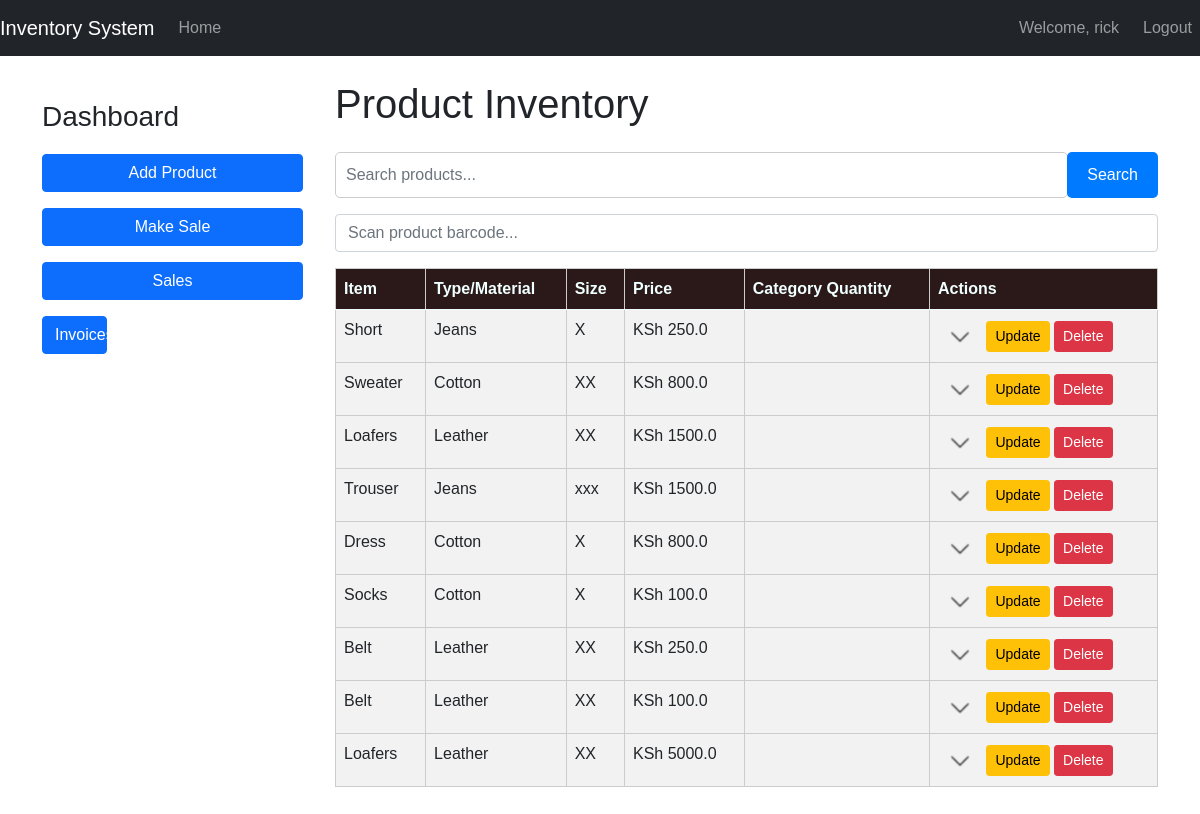
The app's page /index (signed in) with its own data.
### STORE/models.py (models this page shows, shortened)
class User(UserMixin, db.Model):
    id = db.Column(db.Integer, primary_key=True)
    username = db.Column(db.String(64), index=True, unique=True, nullable=False)
    email = db.Column(db.String(120), index=True, unique=True, nullable=False)
    password_hash = db.Column(db.String(128), nullable=False)

class Product(db.Model):
    code = db.Column(db.String(20), primary_key=True, unique=True, nullable=False, index=True)  # Index added to code column
    item = db.Column(db.String(100), nullable=False)
    type_material = db.Column(db.String(100), nullable=False)
    size = db.Column(db.String(20), nullable=False)
    color = db.Column(db.String(50), nullable=False)
    description = db.Column(db.Text, nullable=False)
    price = db.Column(db.Float, nullable=False)
    quantity = db.Column(db.Integer, nullable=False, default=1)  # Default quantity set to 1
    sales = relationship('Sale', backref='product', lazy=True)  # Relationship with Sale model

### STORE/routes.py (the view)
@app.route('/index')
@login_required
def index():
    all_products = Product.query.all()
    sold_product_codes = [sale.product_code for sale in Sale.query.all()]
    unsold_products = [product for product in all_products if product.code not in sold_product_codes]
    return render_template('index.html', products=unsold_products)

### STORE/__init__.py (called while the page is built)
@login_manager.user_loader
def load_user(user_id):
    return User.query.get(int(user_id))

### STORE/templates/index.html (shortened to what this page needs)
{% extends "base.html" %}
{% block content %}
<link rel="stylesheet" type="text/css" href="{{ url_for('static', filename='css/custom_index.css') }}">
<div class="row">
    <div class="col-md-3">
        <h3>Dashboard</h3>
        <a href="{{ url_for('add_product') }}" class="btn btn-primary mb-3">Add Product</a>
        <form action="{{ url_for('make_sale') }}" method="get">
            <button type="submit" class="btn btn-primary mb-3">Make Sale</button>
        </form>
        <form action="{{ url_for('sales') }}" method="post">
            <button type="submit" class="btn btn-primary mb-3">Sales</button>
        </form>
        <div class="col-md-3">
            <a href="{{ url_for('invoices') }}" class="btn btn-primary mb-3">Invoices</a>
        </div>
    </div>
    <div class="col-md-9">
        <h1 class="mb-4">Product Inventory</h1>
        <div class="input-group mb-3">
            <input type="text" id="searchInput" class="form-control" placeholder="Search products...">
            <button class="btn btn-primary" type="button" id="searchButton">Search</button>
        </div>
        <div class="input-group mb-3">
            <input type="text" id="barcodeInput" class="form-control" placeholder="Scan product barcode..." autofocus>
        </div>
        <div class="table-responsive" style="display: block; max-height: 650px; overflow-y: auto;" id="productTableContainer">
            <table class="table table-striped">
                <thead>
                    <tr>
                        <th scope="col">Item</th>
                        <th scope="col">Type/Material</th>
                        <th scope="col">Size</th>
                        <th scope="col">Price</th>
                        <th scope="col">Category Quantity</th>
                        <th scope="col">Actions</th>
                    </tr>
                </thead>
                <tbody id="productTableBody">
                    {% for product in products %}
                    <tr>
                        <td>{{ product.item }}</td>
                        <td>{{ product.type_material }}</td>
                        <td>{{ product.size }}</td>
                        <td>KSh {{ product.price }}</td>
                        <td>{{ product.total_quantity }}</td>
                        <td>
                            <button class="btn btn-info toggle-button"
                                    data-item="{{ product.item }}"
                                    data-type-material="{{ product.type_material }}"
                                    data-size="{{ product.size }}"
                                    data-price="{{ product.price }}">
                                <img src="{{ url_for('static', filename='dropdown-list.ico') }}" alt="List" style="width: 20px;">
                            </button>
                            <a href="{{ url_for('update_product', code=product.code) }}" class="btn btn-warning btn-sm">Update</a>
                            <form action="{{ url_for('delete_product', code=product.code) }}" method="post" style="display:inline;">
                                <button type="submit" class="btn btn-danger btn-sm">Delete</button>
                            </form>
                        </td>
                    </tr>
                    {% endfor %}
                </tbody>
            </table>
        </div>
    </div>
</div>
{% endblock %}

### STORE/templates/base.html (shortened to what this page needs)
<!DOCTYPE html>
<html lang="en">
<head>
    <link href="https://cdn.jsdelivr.net/npm/bootstrap@5.0.2/dist/css/bootstrap.min.css" rel="stylesheet">
</head>
<body>
    <nav class="navbar navbar-expand-lg navbar-dark bg-dark">
        <a class="navbar-brand" href="{{ url_for('index') }}">Inventory System</a>
        <div class="collapse navbar-collapse" id="navbarNav">
            <ul class="navbar-nav">
                {% if request.path != '/' and request.path != '/login' and request.path != '/register' %}
                <li class="nav-item">
                    <a class="nav-link" href="{{ url_for('index') }}">Home</a>
                </li>
                {% endif %}
            </ul>
        </div>
        <div class="navbar-nav ml-auto">
            {% if current_user.is_authenticated %}
                {% if request.path != '/' %}
                    <span class="navbar-text me-3">Welcome, {{ current_user.username }}</span>
                    <a href="{{ url_for('logout') }}" class="nav-item nav-link">Logout</a>
                {% endif %}
            {% else %}
                {% if request.path != '/' and request.path != '/login' and request.path != '/register' %}
                    <a href="{{ url_for('login') }}" class="nav-item nav-link">Login</a>
                {% endif %}
            {% endif %}
        </div>
    </nav>
    <div class="container mt-4">
        {% block content %}
        {% endblock %}
    </div>
</body>
</html>

### STORE/static/css/custom_index.css (style rules this page uses)
body { font-family: Arial, sans-serif; }
.col-md-3 h3 { margin-top: 20px; margin-bottom: 20px; }
.col-md-3 .btn { width: 100%; margin-bottom: 10px; }
.col-md-9 { padding-left: 20px; }
.input-group { margin-bottom: 20px; }
#searchInput { padding: 10px; border-radius: 5px; border: 1px solid #ccc; }
#searchButton { padding: 10px 20px; border-radius: 5px; background-color: #007bff; color: #fff; border: none; cursor: pointer; }
.table-responsive { display: block; max-height: 300px; overflow-y: auto; }
.table { width: 100%; border-collapse: collapse; }
.table th, .table td { border: 1px solid #ccc; padding: 8px; text-align: left; }
.table th { background-color: rgba(20, 1, 1, 0.9); color: azure; position: sticky; top: 0; z-index: 1000; }
.toggle-button { background: none; border: none; cursor: pointer; }
.toggle-button img { width: 20px; }

### records on screen
User: username "rick"
Product: item "Short", type_material "Jeans", size "X", price "250.0"
Product: item "Sweater", type_material "Cotton", size "XX", price "800.0"
Product: item "Loafers", type_material "Leather", size "XX", price "1500.0"
Product: item "Trouser", type_material "Jeans", size "xxx", price "1500.0"
Product: item "Dress", type_material "Cotton", size "X", price "800.0"
Product: item "Socks", type_material "Cotton", size "X", price "100.0"
Product: item "Belt", type_material "Leather", size "XX", price "250.0"
Product: item "Belt", type_material "Leather", size "XX", price "100.0"
Product: item "Loafers", type_material "Leather", size "XX", price "5000.0"
